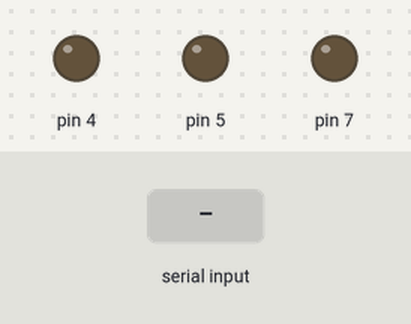
This sketch was run on a simulated Arduino Mega 2560, built with avr-gcc and run on an emulated ATmega2560. Shown: output pins drawn as LEDs (lit = HIGH). The inputs (shaded band) are chosen by the test bench.

Above: at 1.2 s.
1.3 s: "A" received over the second serial link
At 2.2 s:
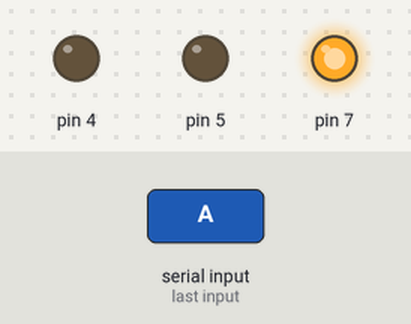
2.8 s: "B" received over the second serial link
At 3.3 s:
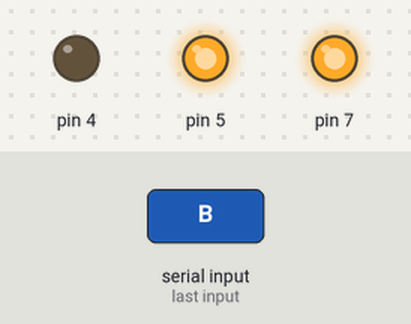
4.3 s: "1" received over the second serial link
At 5.5 s:
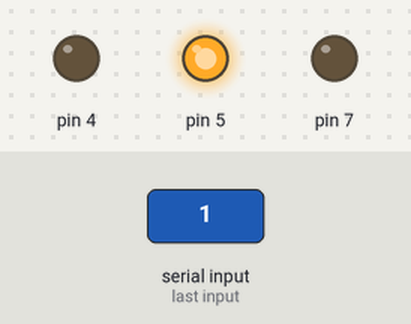
5.8 s: "C" received over the second serial link
At 6.8 s:
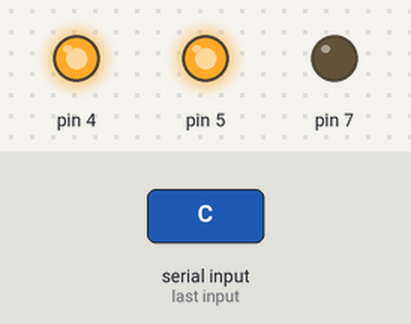
7.3 s: "2" received over the second serial link
At 8.0 s:
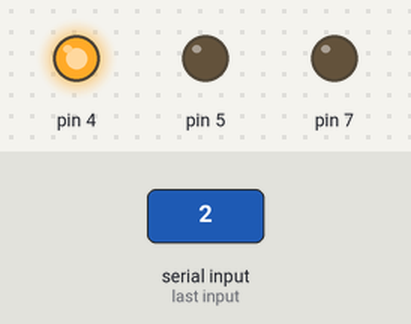
8.8 s: "D" received over the second serial link
At 9.1 s:
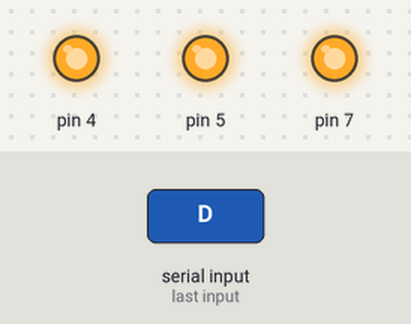
Timing chart, 0 to 11.3 s (numbered marks = the images above; inputs shaded):
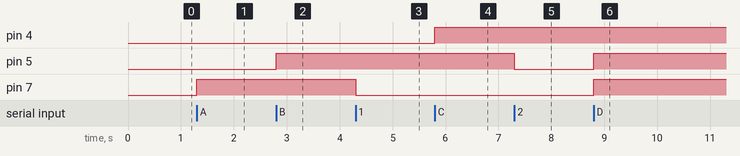

The sketch:

STM32_HC-05.ino
```cpp
//𝓕𝓸𝓻 𝓜𝓸𝓻𝓮 𝓘𝓷𝓯𝓸 𝓥𝓲𝓼𝓲𝓽: 𝓱𝓽𝓽𝓹𝓼://𝓪𝓵𝓫𝓽𝓻𝓸𝓷𝓲𝓬𝓼.𝔀𝓸𝓻𝓭𝓹𝓻𝓮𝓼𝓼.𝓬𝓸𝓶/
//PROGRAM FOR BLUETOOTH INTERFACE WITH STM32F103C8
//const int pinout = PB7; // declare pinout with int data type and pin value
char inputdata = 0;  //Variable for storing received data

void setup()
{
  Serial1.begin(9600);                      //Sets the baud rate for bluetooth pins
  Serial1.print("albtronics.com\n");
  Serial1.print("BLUETOOTH WITH STM32\n");
  pinMode(PB7, OUTPUT);
  pinMode(PB5, OUTPUT);
  pinMode(PB4, OUTPUT);
}

void loop()
{
  if (Serial1.available() > 0)     // Send data only when you receive data:
  {
    inputdata = Serial1.read();        //Read the incoming data & store into data

    if (inputdata == 'A')
    {
      digitalWrite(PB7, HIGH);

    }

    else if (inputdata == '1')
    {
      digitalWrite(PB7, LOW);

    }
    if (inputdata == 'B')
    {
      digitalWrite(PB5, HIGH);

    }

    else if (inputdata == '2')
    {
      digitalWrite(PB5, LOW);

    }
    if (inputdata == 'C')
    {
      digitalWrite(PB4, HIGH);

    }

    else if (inputdata == '3')
    {
      digitalWrite(PB4, LOW);

    }
    if (inputdata == 'D')
    {
      digitalWrite(PB7, HIGH);
      digitalWrite(PB5, HIGH);
      digitalWrite(PB4, HIGH);

    }

    else if (inputdata == '4')
    {
      digitalWrite(PB7, LOW);
      digitalWrite(PB5, LOW);
      digitalWrite(PB4, LOW);

    }
  }
}
```

Measured:
- after the input at 1.3 s, pin 7: LOW → HIGH at once
- after the input at 2.8 s, pin 5: LOW → HIGH at once
- after the input at 4.3 s, pin 7: HIGH → LOW at once
- after the input at 5.8 s, pin 4: LOW → HIGH at once
- after the input at 7.3 s, pin 5: HIGH → LOW at once
- after the input at 8.8 s, pin 5, pin 7: LOW → HIGH at once
